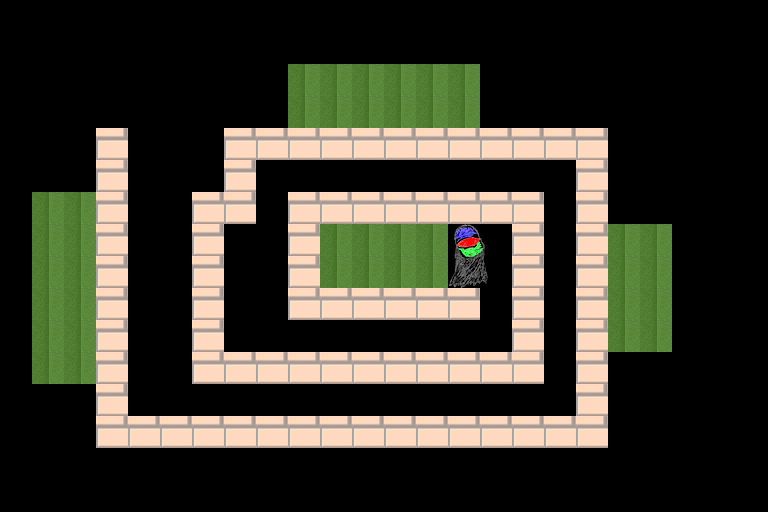

A level layout from a 2D game, rendered from its tile map. Below: a short description, then the map file with its tile-grid data intact:
An orthogonal 24x16 tile map with 32x32 px tiles, 1 tile layer (map).

<map version="1.2" tiledversion="1.2.4" orientation="orthogonal" renderorder="right-down" width="24" height="16" tilewidth="32" tileheight="32" infinite="0" nextlayerid="2" nextobjectid="1">
 <tileset firstgid="1" source="../tileset.tsx" />
 <layer id="1" name="map" width="24" height="16">
  <data encoding="csv">
0,0,0,0,0,0,0,0,0,0,0,0,0,0,0,0,0,0,0,0,0,0,0,0,
0,0,0,0,0,0,0,0,0,0,0,0,0,0,0,0,0,0,0,0,0,0,0,0,
0,0,0,0,0,0,0,0,0,2,2,2,2,2,2,0,0,0,0,0,0,0,0,0,
0,0,0,0,0,0,0,0,0,2,2,2,2,2,2,0,0,0,0,0,0,0,0,0,
0,0,0,1,0,0,0,1,1,1,1,1,1,1,1,1,1,1,1,0,0,0,0,0,
0,0,0,1,0,0,0,1,0,0,0,0,0,0,0,0,0,0,1,0,0,0,0,0,
0,2,2,1,0,0,1,1,0,1,1,1,1,1,1,1,1,0,1,0,0,0,0,0,
0,2,2,1,0,0,1,0,0,1,2,2,2,2,0,0,1,0,1,2,2,0,0,0,
0,2,2,1,0,0,1,0,0,1,2,2,2,2,3,0,1,0,1,2,2,0,0,0,
0,2,2,1,0,0,1,0,0,1,1,1,1,1,1,0,1,0,1,2,2,0,0,0,
0,2,2,1,0,0,1,0,0,0,0,0,0,0,0,0,1,0,1,2,2,0,0,0,
0,2,2,1,0,0,1,1,1,1,1,1,1,1,1,1,1,0,1,0,0,0,0,0,
0,0,0,1,0,0,0,0,0,0,0,0,0,0,0,0,0,0,1,0,0,0,0,0,
0,0,0,1,1,1,1,1,1,1,1,1,1,1,1,1,1,1,1,0,0,0,0,0,
0,0,0,0,0,0,0,0,0,0,0,0,0,0,0,0,0,0,0,0,0,0,0,0,
0,0,0,0,0,0,0,0,0,0,0,0,0,0,0,0,0,0,0,0,0,0,0,0
</data>
 </layer>
</map>